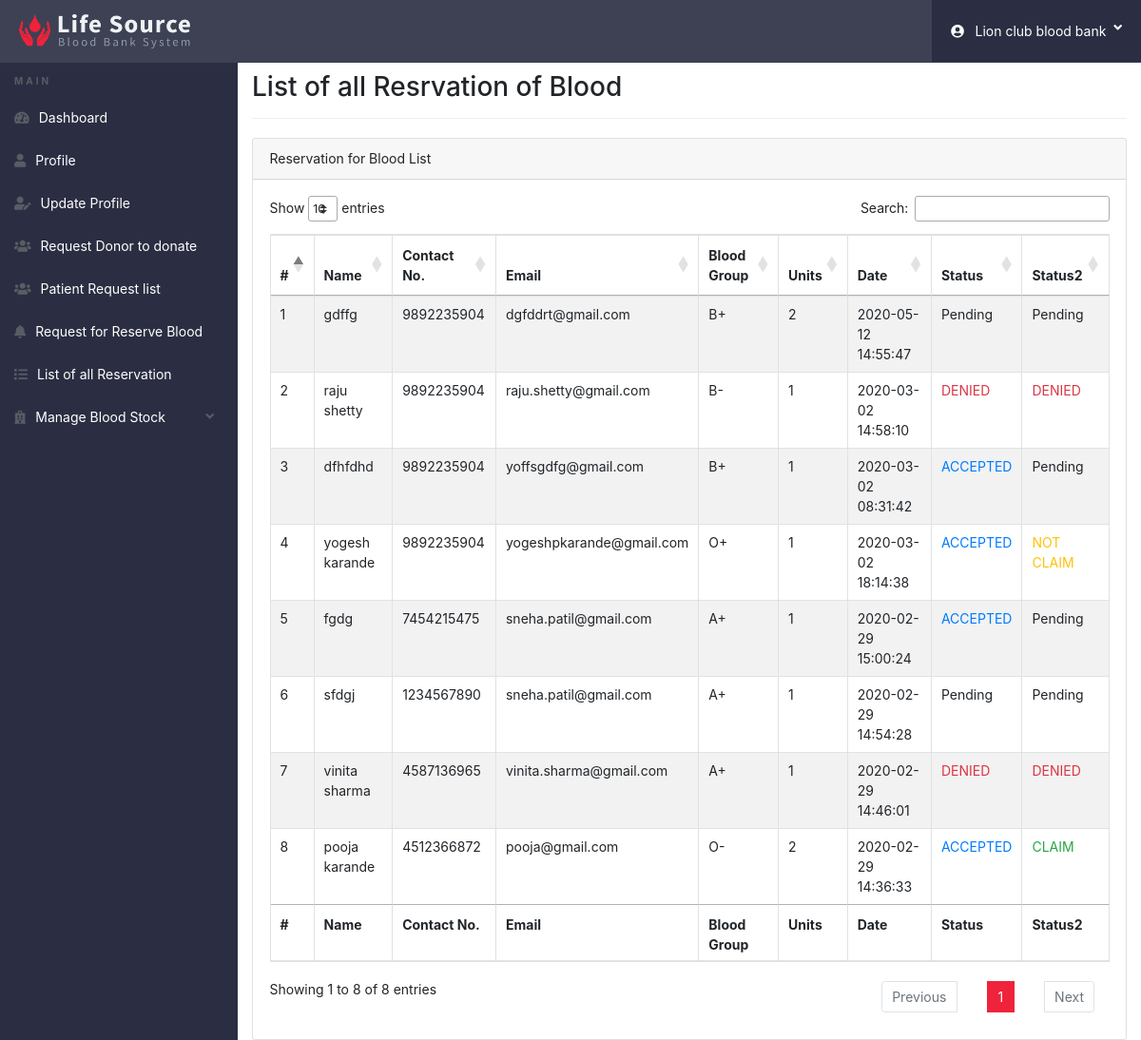
Page /bb_dashboard/allreservation.php (signed in) on the committed database.
### tables this page shows
CREATE TABLE IF NOT EXISTS `reserve_blood` (
  `ID` int(11) NOT NULL AUTO_INCREMENT,
  `BB_ID` int(11) NOT NULL,
  `name` varchar(255) NOT NULL,
  `contact` varchar(10) NOT NULL,
  `email` varchar(255) NOT NULL,
  `bgroup` varchar(11) NOT NULL,
  `units` int(11) NOT NULL,
  `date` timestamp NOT NULL DEFAULT CURRENT_TIMESTAMP,
  `status` int(11) NOT NULL,
  `status2` varchar(255) NOT NULL,
  PRIMARY KEY (`ID`)
);

### bb_dashboard/allreservation.php (the view, shortened to what this page needs)
<?php
if(strlen($_SESSION['bbname'] AND $_SESSION['bbid'])==0)
	{
header('location:../login.php');
}
else{
 ?>
<!doctype html>
<html lang="en">
<head>
  <link href="../css/all.css" rel="stylesheet">
	<link rel="stylesheet" href="css/bootstrap.min.css">
	<link rel="stylesheet" href="https://cdn.datatables.net/1.10.20/css/dataTables.bootstrap4.min.css">
  <link rel="stylesheet" href="https://cdn.datatables.net/1.10.20/css/jquery.dataTables.min.css">
	<link rel="stylesheet" href="https://cdnjs.cloudflare.com/ajax/libs/bootstrap-social/5.1.1/bootstrap-social.css">
	<link rel="stylesheet" href="https://cdnjs.cloudflare.com/ajax/libs/bootstrap-select/1.13.12/css/bootstrap-select.min.css">
	<link rel="stylesheet" href="https://cdnjs.cloudflare.com/ajax/libs/bootstrap-fileinput/5.0.8/css/fileinput.min.css">
	<link rel="stylesheet" href="https://cdnjs.cloudflare.com/ajax/libs/awesome-bootstrap-checkbox/1.0.2/awesome-bootstrap-checkbox.css">
	<link rel="stylesheet" href="css/style_dashboard.css">
</head>
<body>
  <?php include('include/header.php');?>
	<div class="ts-main-content">
		<?php include('include/leftbar.php');?>
		<div class="content-wrapper">
			<div class="container-fluid">
				<div class="row">
					<div class="col-md-12">
						<h2 class="page-title">List of all Resrvation of Blood</h2>
						<div class="card">
							<div class="card-header">Reservation for Blood List</div>
							<div class="card-body">
                <div class="table-responsive">
									<?php
									$id = $_SESSION['bbid'];
									$query = "SELECT * from reserve_blood WHERE BB_ID='$id' ORDER BY ID DESC";
									$query_run = mysqli_query($conn,$query);
									$cnt=1;
									?>
                <table id="zctb" class="table table-bordered table-striped" cellspacing="0" width="100%">
									<thead>
										<tr>
										<th>#</th>
                    <th>Name</th>
                    <th>Contact No.</th>
                    <th>Email</th>
                    <th>Blood Group</th>
                    <th>Units</th>
                    <th>Date</th>
										<th>Status</th>
										<th>Status2</th>
										</tr>
									</thead>
									<tfoot>
										<tr>
											<th>#</th>
	                    <th>Name</th>
	                    <th>Contact No.</th>
	                    <th>Email</th>
	                    <th>Blood Group</th>
	                    <th>Units</th>
	                    <th>Date</th>
											<th>Status</th>
											<th>Status2 </th>
										</tr>
									</tfoot>
									<tbody>
									<?php
									if (mysqli_num_rows($query_run) > 0) {
										while ($row = mysqli_fetch_assoc($query_run)) {
									?>
										<tr>
											<td>
												<?php echo htmlentities($cnt); ?></td>
											<td><?php echo $row['name']; ?></td>
											<td><?php echo $row['contact']; ?></td>
											<td><?php echo $row['email']; ?></td>
											<td><?php echo $row['bgroup']; ?></td>
											<td><?php echo $row['units']; ?></td>
                      <td><?php echo $row['date']; ?></td>
										<td>
											<?php if($row['status']!=0)
											{ if($row['status']!=1) {
												?>
												<label class="text-danger">DENIED</label>
											<?php }
											else {
											?>
											<label class="text-primary">ACCEPTED</label>
										<?php }
											}
										else {
										?>
										Pending
									<?php } ?>
										</td>
										<td>
											<?php if ($row['status']==2 && $row['status2']==0)
												{ ?>
													<label class="text-danger">DENIED</label>
												<?php }
												if ($row['status']==0 && $row['status2']==0) { ?>
													Pending
												<?php }
												if ($row['status']==1 && $row['status2']=='0') { ?>
													Pending
												<?php }
												if ($row['status2']=='CLAIM') { ?>
													<label class="text-success">CLAIM</label>
												<?php }
												if ($row['status2']=='NOT CLAIM') { ?>
													<label class="text-warning">NOT CLAIM</label>
												<?php } ?>
										</td>
										</tr>
										<?php
										$cnt=$cnt+1;
									}
								}
								else {
									echo "No Record Found";
								}
										?>
									</tbody>
								</table>
							</div>
						</div>
					</div>
				</div>
			</div>
		</div>
	</div>
<?php } ?>
</body>
</html>

### bb_dashboard/css/style_dashboard.css (style rules this page uses)
html { font-size: 14px; }
@media only screen and (min-width: 480px) { html { font-size: 17px; } }
@media only screen and (min-width: 320px) { html { font-size: 12px; } }
@media only screen and (min-width: 768px) { html { font-size: 14px; } }
body { font-size: 1em; }
.page-title { padding-bottom: 15px; margin-bottom: 20px; border-bottom: 1px solid #f0f0f0; }
.ts-main-content .content-wrapper { padding-top: 15px; margin-top: 60px; }
@media only screen and (min-width: 992px) { .ts-main-content .content-wrapper { margin-left: 250px; } }

### rows in the picture
reserve_blood: name "gdffg", contact "9892235904", email "dgfddrt@gmail.com", bgroup "B+", units "2", date "2020-05-12 14:55:47", status "Pending"
reserve_blood: name "raju shetty", contact "9892235904", email "raju.shetty@gmail.com", bgroup "B-", units "1", date "2020-03-02 14:58:10", status "DENIED"
reserve_blood: name "dfhfdhd", contact "9892235904", email "yoffsgdfg@gmail.com", bgroup "B+", units "1", date "2020-03-02 08:31:42", status "ACCEPTED"
reserve_blood: name "yogesh karande", contact "9892235904", email "yogeshpkarande@gmail.com", bgroup "O+", units "1", date "2020-03-02 18:14:38", status "ACCEPTED", status2 "NOT CLAIM"
reserve_blood: name "fgdg", contact "7454215475", email "sneha.patil@gmail.com", bgroup "A+", units "1", date "2020-02-29 15:00:24", status "ACCEPTED"
reserve_blood: name "sfdgj", contact "1234567890", email "sneha.patil@gmail.com", bgroup "A+", units "1", date "2020-02-29 14:54:28", status "Pending"
reserve_blood: name "vinita sharma", contact "4587136965", email "vinita.sharma@gmail.com", bgroup "A+", units "1", date "2020-02-29 14:46:01", status "DENIED"
reserve_blood: name "pooja karande", contact "4512366872", email "pooja@gmail.com", bgroup "O-", units "2", date "2020-02-29 14:36:33", status "ACCEPTED", status2 "CLAIM"

### other values in the picture
$_SESSION['bbname'] "Lion club blood bank"
